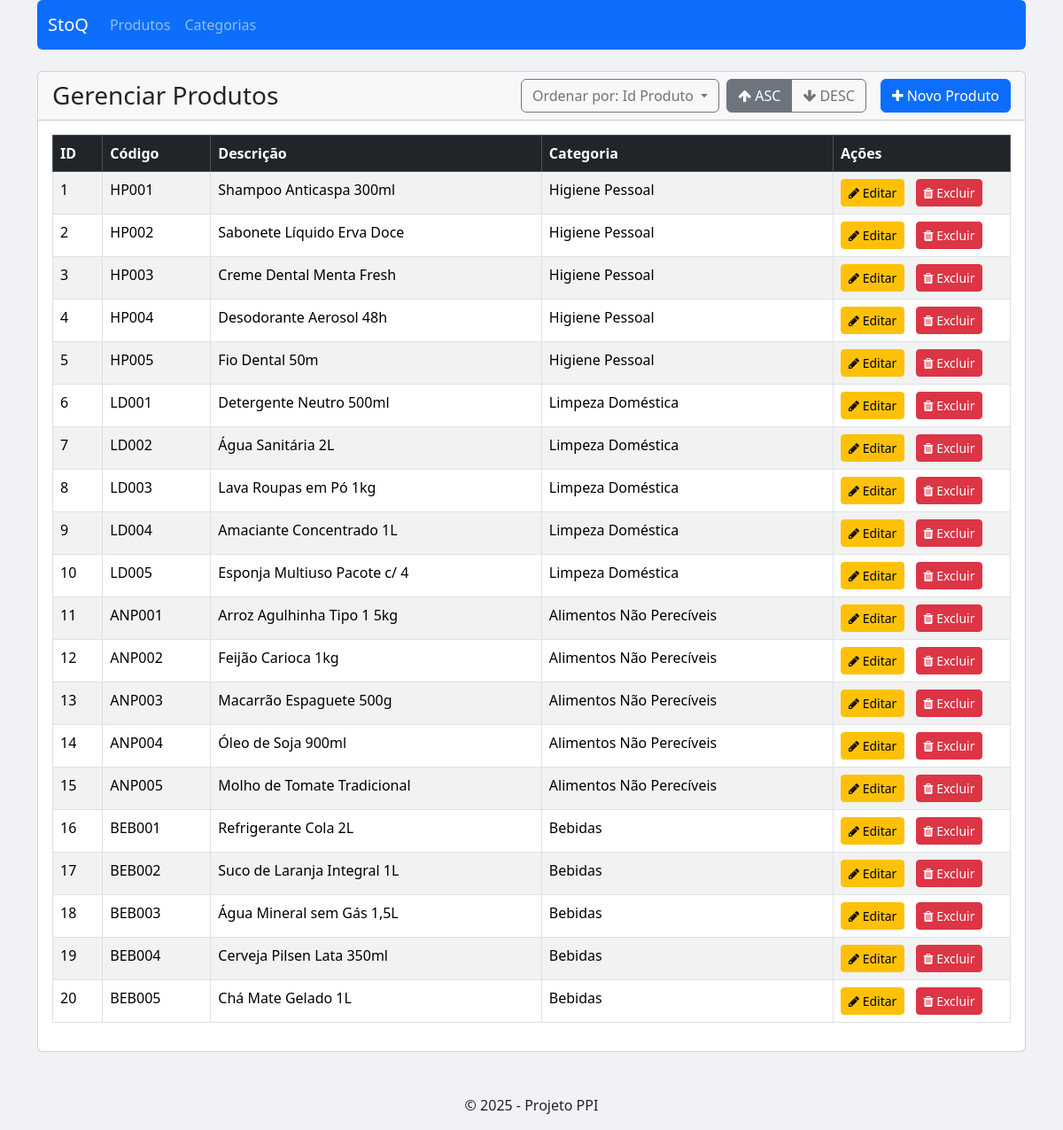
Page /listar.php?sort=id_produto&dir=asc on the committed database.
### tables this page shows
CREATE TABLE `produto` (
  `id_produto` int(11) NOT NULL,
  `codigo` varchar(100) NOT NULL,
  `descricao` varchar(100) NOT NULL,
  `cod_barras` varchar(100) NOT NULL,
  `prateleira` varchar(100) NOT NULL,
  `id_categoria` int(11) NOT NULL
);

CREATE TABLE `categoria` (
  `id_categoria` int(11) NOT NULL,
  `sigla` varchar(20) NOT NULL,
  `descricao` varchar(100) NOT NULL
);

### listar.php (the view, shortened to what this page needs)
<?php
include 'header.php';
include 'conexao.php';
$colunas_permitidas = ['id_produto', 'descricao', 'nome_categoria'];
$sort_coluna = 'descricao';
$sort_direcao = 'asc';
if (isset($_GET['sort']) && in_array($_GET['sort'], $colunas_permitidas)) {
    $sort_coluna = $_GET['sort'];
}
if (isset($_GET['dir']) && in_array($_GET['dir'], ['asc', 'desc'])) {
    $sort_direcao = $_GET['dir'];
}
?>
<div class="card">
<div class="card-header">
    <div class="d-flex justify-content-between align-items-center">
        <h3 class="mb-0">Gerenciar Produtos</h3>
        <div class="d-flex align-items-center">
            <div class="dropdown me-2">
                <button class="btn btn-outline-secondary dropdown-toggle" type="button" data-bs-toggle="dropdown" aria-expanded="false">
                    Ordenar por: <?= ucwords(str_replace('_', ' ', $sort_coluna)) ?>
                </button>
            </div>
            <div class="btn-group" role="group">
                <a href="?sort=<?= $sort_coluna ?>&dir=asc" class="btn btn-outline-secondary <?= ($sort_direcao == 'asc') ? 'active' : '' ?>">
                    <i class="fa fa-arrow-up"></i> ASC
                </a>
                <a href="?sort=<?= $sort_coluna ?>&dir=desc" class="btn btn-outline-secondary <?= ($sort_direcao == 'desc') ? 'active' : '' ?>">
                    <i class="fa fa-arrow-down"></i> DESC
                </a>
            </div>
            <a href="formulario.php" class="btn btn-primary ms-3">
                <i class="fa fa-plus"></i> Novo Produto
            </a>
        </div>
    </div>
</div>
    <div class="card-body">
        <table class="table table-striped table-hover table-bordered">
            <thead class="table-dark">
                <tr>
                    <th>ID</th>
                    <th>Código</th>
                    <th>Descrição</th>
                    <th>Categoria</th>
                    <th width="200px">Ações</th>
                </tr>
            </thead>
            <tbody>
                <?php
                $sql = "SELECT p.id_produto, p.codigo, p.descricao, c.descricao AS nome_categoria
                FROM produto p
                INNER JOIN categoria c ON p.id_categoria = c.id_categoria";
                $sql .= " ORDER BY $sort_coluna $sort_direcao";
                $stm = $pdo->prepare($sql);
                $stm->execute();
                $dados = $stm->fetchAll(PDO::FETCH_OBJ);
                foreach ($dados as $produto) :
                ?>
                    <tr>
                        <td><?= htmlspecialchars($produto->id_produto) ?></td>
                        <td><?= htmlspecialchars($produto->codigo) ?></td>
                        <td><?= htmlspecialchars($produto->descricao) ?></td>
                        <td><?= htmlspecialchars($produto->nome_categoria) ?></td>
                        <td>
                            <a href="editar.php?id_produto=<?= $produto->id_produto ?>" class="btn btn-sm btn-warning me-2">
                                <i class="fa fa-pencil"></i> Editar
                            </a>
                            <a href="excluir.php?id_produto=<?= $produto->id_produto ?>" class="btn btn-sm btn-danger" onclick="return confirm('Tem certeza que deseja excluir?');">
                                <i class="fa fa-trash"></i> Excluir
                            </a>
                        </td>
                    </tr>
                <?php endforeach; ?>
            </tbody>
        </table>
    </div>
</div>
<?php
include 'footer.php';
?>

### header.php (style rules this page uses)
body { background-color: #f0f2f5; }

### rows in the picture
produto: id_produto "1", codigo "HP001", descricao "Shampoo Anticaspa 300ml", id_categoria.descricao "Higiene Pessoal"
produto: id_produto "2", codigo "HP002", descricao "Sabonete Líquido Erva Doce", id_categoria.descricao "Higiene Pessoal"
produto: id_produto "3", codigo "HP003", descricao "Creme Dental Menta Fresh", id_categoria.descricao "Higiene Pessoal"
produto: id_produto "4", codigo "HP004", descricao "Desodorante Aerosol 48h", id_categoria.descricao "Higiene Pessoal"
produto: id_produto "5", codigo "HP005", descricao "Fio Dental 50m", id_categoria.descricao "Higiene Pessoal"
produto: id_produto "6", codigo "LD001", descricao "Detergente Neutro 500ml", id_categoria.descricao "Limpeza Doméstica"
produto: id_produto "7", codigo "LD002", descricao "Água Sanitária 2L", id_categoria.descricao "Limpeza Doméstica"
produto: id_produto "8", codigo "LD003", descricao "Lava Roupas em Pó 1kg", id_categoria.descricao "Limpeza Doméstica"
produto: id_produto "9", codigo "LD004", descricao "Amaciante Concentrado 1L", id_categoria.descricao "Limpeza Doméstica"
produto: id_produto "10", codigo "LD005", descricao "Esponja Multiuso Pacote c/ 4", id_categoria.descricao "Limpeza Doméstica"
produto: id_produto "11", codigo "ANP001", descricao "Arroz Agulhinha Tipo 1 5kg", id_categoria.descricao "Alimentos Não Perecíveis"
produto: id_produto "12", codigo "ANP002", descricao "Feijão Carioca 1kg", id_categoria.descricao "Alimentos Não Perecíveis"
produto: id_produto "13", codigo "ANP003", descricao "Macarrão Espaguete 500g", id_categoria.descricao "Alimentos Não Perecíveis"
produto: id_produto "14", codigo "ANP004", descricao "Óleo de Soja 900ml", id_categoria.descricao "Alimentos Não Perecíveis"
produto: id_produto "15", codigo "ANP005", descricao "Molho de Tomate Tradicional", id_categoria.descricao "Alimentos Não Perecíveis"
produto: id_produto "16", codigo "BEB001", descricao "Refrigerante Cola 2L", id_categoria.descricao "Bebidas"
produto: id_produto "17", codigo "BEB002", descricao "Suco de Laranja Integral 1L", id_categoria.descricao "Bebidas"
produto: id_produto "18", codigo "BEB003", descricao "Água Mineral sem Gás 1,5L", id_categoria.descricao "Bebidas"
produto: id_produto "19", codigo "BEB004", descricao "Cerveja Pilsen Lata 350ml", id_categoria.descricao "Bebidas"
produto: id_produto "20", codigo "BEB005", descricao "Chá Mate Gelado 1L", id_categoria.descricao "Bebidas"

### other values in the picture
str_replace('_', ' ', $sort_coluna) "Id Produto"
